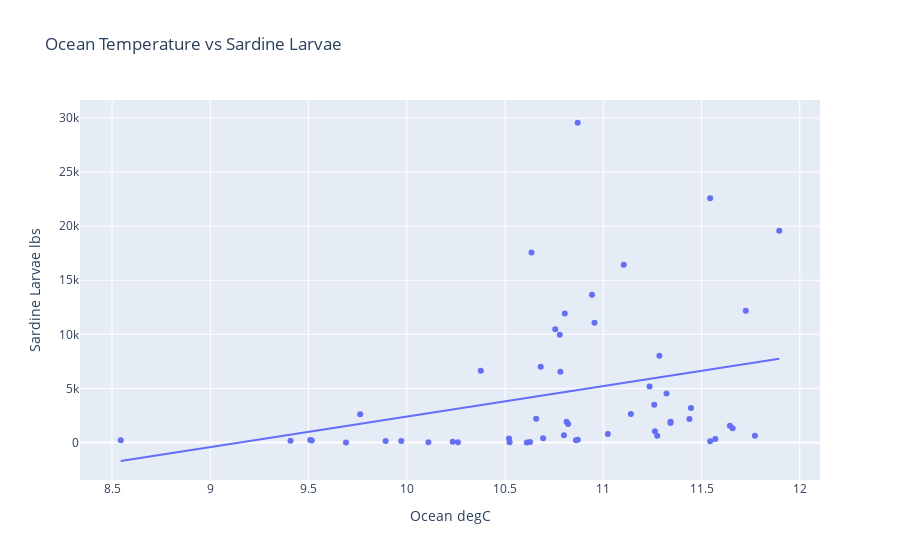

Notebook source saved alongside this figure:
### Markdown cell above
As expected, global temperatures have been on a rise, and this has affected ocean temperatures as well. Using this information, we are going to predict that the rise in temerature over the years would actually BENEFIT the sardine population. A study conducted by researchers from The National Marine Fisheries Service (also known as NOAA Fisheries) found that pacific sardine tend to prefer ocean temperatures at around 11C-19C. Using this information, I want to note a striking detail from our visualization which showcases that it was after the 1990s where ocean temperatures exceed 11 degrees celcius and reached the confort zone for the pacific sardine population. This is very similar to the time where the sardine population began to recover. Thus, let's visualize to see if the sardine population was affected by temperature in any way:

### Code cell
bottlecast_sardine = pd.read_csv("data/bottlecast_sardine.csv")

X = bottlecast_sardine['Ocean degC'].values.reshape(-1,1)
Y = bottlecast_sardine['Sardine Larvae lbs'].values.reshape(-1,1)
linear_regressor = LinearRegression()
linear_regressor.fit(X, Y)
Y_pred = linear_regressor.predict(X)
Y = np.array(Y).reshape(-1,)
X = np.array(X).reshape(-1,)

fig = px.scatter(bottlecast_sardine, x='Ocean degC', y='Sardine Larvae lbs', trendline="ols", title = 'Ocean Temperature vs Sardine Larvae')
fig.show()
print("Pearson Correlation:", stats.pearsonr(X, Y))

### Figure 1 — Plotly figure (JSON) as saved in the notebook; plotly's stock layout.template omitted (floating-point values rounded to 4 significant figures)
{"data": [{"hovertemplate": "Ocean degC=%{x}<br>Sardine Larvae lbs=%{y}<extra></extra>", "legendgroup": "", "marker": {"color": "#636efa", "symbol": "circle"}, "mode": "markers", "name": "", "orientation": "v", "showlegend": false, "type": "scatter", "x": [8.544, 9.408, 9.763, 9.516, 10.52, 10.69, 10.8, 10.23, 9.972, 9.892, 9.509, 9.691, 10.11, 10.26, 10.61, 10.52, 10.63, 10.86, 11.14, 11.26, 11.34, 10.82, 10.38, 11.32, 11.24, 11.66, 11.45, 11.26, 11.44, 11.73, 11.54, 11.9, 10.87, 10.96, 10.94, 10.68, 10.8, 11.02, 11.1, 11.29, 10.78, 10.76, 10.78, 10.87, 10.63, 10.81, 10.66, 11.64, 11.77, 11.57, 11.34, 11.27, 11.54], "xaxis": "x", "y": [216.5, 170.3, 2623.0, 186.4, 370.1, 395.7, 682.3, 74.68, 132.6, 144.8, 242.8, 12.85, 23.04, 14.89, 6.52, 25.2, 47.55, 204.9, 2647.0, 1044.0, 1924.0, 1706.0, 6646.0, 4541.0, 5171.0, 1327.0, 3185.0, 3483.0, 2169.0, 12180.0, 22580.0, 19580.0, 29560.0, 11080.0, 13660.0, 6994.0, 11930.0, 795.7, 16430.0, 8025.0, 9952.0, 10480.0, 6549.0, 249.3, 17560.0, 1919.0, 2196.0, 1542.0, 633.6, 317.5, 1795.0, 629.1, 128.5], "yaxis": "y"}, {"hovertemplate": "<b>OLS trendline</b><br>Sardine Larvae lbs = 2823.73 * Ocean degC + -25835.5<br>R<sup>2</sup>=0.085529<br><br>Ocean degC=%{x}<br>Sardine Larvae lbs=%{y} <b>(trend)</b><extra></extra>", "legendgroup": "", "marker": {"color": "#636efa", "symbol": "circle"}, "mode": "lines", "name": "", "showlegend": false, "type": "scatter", "x": [8.544, 9.408, 9.509, 9.516, 9.691, 9.763, 9.892, 9.972, 10.11, 10.23, 10.26, 10.38, 10.52, 10.52, 10.61, 10.63, 10.63, 10.66, 10.68, 10.69, 10.76, 10.78, 10.78, 10.8, 10.8, 10.81, 10.82, 10.86, 10.87, 10.87, 10.94, 10.96, 11.02, 11.1, 11.14, 11.24, 11.26, 11.26, 11.27, 11.29, 11.32, 11.34, 11.34, 11.44, 11.45, 11.54, 11.54, 11.57, 11.64, 11.66, 11.73, 11.77, 11.9], "xaxis": "x", "y": [-1709.0, 730.4, 1014.0, 1036.0, 1528.0, 1732.0, 2097.0, 2322.0, 2712.0, 3062.0, 3137.0, 3464.0, 3870.0, 3879.0, 4126.0, 4172.0, 4194.0, 4260.0, 4326.0, 4360.0, 4535.0, 4600.0, 4608.0, 4660.0, 4673.0, 4698.0, 4720.0, 4832.0, 4857.0, 4859.0, 5063.0, 5099.0, 5291.0, 5519.0, 5621.0, 5890.0, 5958.0, 5967.0, 6000.0, 6031.0, 6134.0, 6191.0, 6192.0, 6463.0, 6484.0, 6761.0, 6761.0, 6835.0, 7045.0, 7084.0, 7273.0, 7403.0, 7754.0], "yaxis": "y"}], "layout": {"legend": {"tracegroupgap": 0}, "title": {"text": "Ocean Temperature vs Sardine Larvae"}, "xaxis": {"anchor": "y", "domain": [0, 1], "title": {"text": "Ocean degC"}}, "yaxis": {"anchor": "x", "domain": [0, 1], "title": {"text": "Sardine Larvae lbs"}}}}
